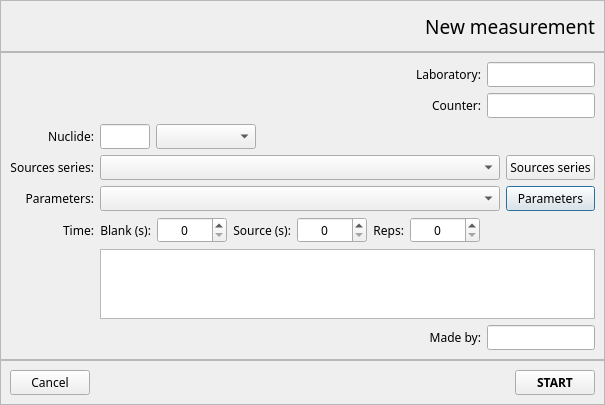
<?xml version="1.0" encoding="UTF-8"?>
<ui version="4.0">
 <class>NewMeasurementDialog</class>
 <widget class="QDialog" name="NewMeasurementDialog">
  <property name="geometry">
   <rect>
    <x>0</x>
    <y>0</y>
    <width>605</width>
    <height>403</height>
   </rect>
  </property>
  <property name="font">
   <font>
    <family>Lucida Sans Unicode</family>
    <pointsize>9</pointsize>
   </font>
  </property>
  <property name="windowTitle">
   <string>New measurement - QTD</string>
  </property>
  <layout class="QVBoxLayout" name="verticalLayout">
   <property name="spacing">
    <number>0</number>
   </property>
   <property name="leftMargin">
    <number>0</number>
   </property>
   <property name="topMargin">
    <number>0</number>
   </property>
   <property name="rightMargin">
    <number>0</number>
   </property>
   <property name="bottomMargin">
    <number>0</number>
   </property>
   <item>
    <widget class="QFrame" name="topFrame">
     <property name="frameShape">
      <enum>QFrame::StyledPanel</enum>
     </property>
     <property name="frameShadow">
      <enum>QFrame::Raised</enum>
     </property>
     <layout class="QHBoxLayout" name="horizontalLayout">
      <item>
       <widget class="QLabel" name="label_9">
        <property name="minimumSize">
         <size>
          <width>32</width>
          <height>32</height>
         </size>
        </property>
        <property name="maximumSize">
         <size>
          <width>32</width>
          <height>32</height>
         </size>
        </property>
        <property name="text">
         <string/>
        </property>
        <property name="pixmap">
         <pixmap resource="../qtd.qrc">:/Image/logoTransparent.png</pixmap>
        </property>
        <property name="scaledContents">
         <bool>true</bool>
        </property>
       </widget>
      </item>
      <item>
       <widget class="QLabel" name="titleDialogLabel">
        <property name="font">
         <font>
          <pointsize>14</pointsize>
         </font>
        </property>
        <property name="text">
         <string>New measurement</string>
        </property>
        <property name="alignment">
         <set>Qt::AlignRight|Qt::AlignTrailing|Qt::AlignVCenter</set>
        </property>
       </widget>
      </item>
     </layout>
    </widget>
   </item>
   <item>
    <widget class="QFrame" name="contentsFrame">
     <property name="sizePolicy">
      <sizepolicy hsizetype="Expanding" vsizetype="Expanding">
       <horstretch>0</horstretch>
       <verstretch>0</verstretch>
      </sizepolicy>
     </property>
     <property name="frameShape">
      <enum>QFrame::StyledPanel</enum>
     </property>
     <property name="frameShadow">
      <enum>QFrame::Raised</enum>
     </property>
     <layout class="QGridLayout" name="gridLayout_7">
      <item row="2" column="0">
       <widget class="QLabel" name="label_2">
        <property name="text">
         <string>Sources series:</string>
        </property>
        <property name="alignment">
         <set>Qt::AlignRight|Qt::AlignTrailing|Qt::AlignVCenter</set>
        </property>
       </widget>
      </item>
      <item row="4" column="0">
       <widget class="QLabel" name="label_4">
        <property name="text">
         <string>Time:</string>
        </property>
        <property name="alignment">
         <set>Qt::AlignRight|Qt::AlignTrailing|Qt::AlignVCenter</set>
        </property>
       </widget>
      </item>
      <item row="2" column="1" rowspan="2">
       <layout class="QGridLayout" name="gridLayout_4">
        <item row="1" column="1">
         <widget class="QPushButton" name="parameters_pushButton">
          <property name="text">
           <string>Parameters</string>
          </property>
         </widget>
        </item>
        <item row="0" column="0">
         <widget class="QComboBox" name="seriesSources_comboBox">
          <property name="sizePolicy">
           <sizepolicy hsizetype="Expanding" vsizetype="Fixed">
            <horstretch>0</horstretch>
            <verstretch>0</verstretch>
           </sizepolicy>
          </property>
         </widget>
        </item>
        <item row="0" column="1">
         <widget class="QPushButton" name="seriesSources_pushButton">
          <property name="text">
           <string>Sources series</string>
          </property>
         </widget>
        </item>
        <item row="1" column="0">
         <widget class="QComboBox" name="parameters_comboBox">
          <property name="sizePolicy">
           <sizepolicy hsizetype="Expanding" vsizetype="Fixed">
            <horstretch>0</horstretch>
            <verstretch>0</verstretch>
           </sizepolicy>
          </property>
         </widget>
        </item>
       </layout>
      </item>
      <item row="4" column="1">
       <layout class="QGridLayout" name="gridLayout_3">
        <item row="0" column="3">
         <widget class="QSpinBox" name="so_spinBox">
          <property name="sizePolicy">
           <sizepolicy hsizetype="Expanding" vsizetype="Fixed">
            <horstretch>0</horstretch>
            <verstretch>0</verstretch>
           </sizepolicy>
          </property>
          <property name="minimumSize">
           <size>
            <width>70</width>
            <height>0</height>
           </size>
          </property>
          <property name="maximumSize">
           <size>
            <width>70</width>
            <height>16777215</height>
           </size>
          </property>
          <property name="alignment">
           <set>Qt::AlignCenter</set>
          </property>
          <property name="maximum">
           <number>999</number>
          </property>
         </widget>
        </item>
        <item row="0" column="2">
         <widget class="QLabel" name="label_6">
          <property name="text">
           <string>Source (s):</string>
          </property>
          <property name="alignment">
           <set>Qt::AlignRight|Qt::AlignTrailing|Qt::AlignVCenter</set>
          </property>
         </widget>
        </item>
        <item row="0" column="1">
         <widget class="QSpinBox" name="bg_spinBox">
          <property name="sizePolicy">
           <sizepolicy hsizetype="Expanding" vsizetype="Fixed">
            <horstretch>0</horstretch>
            <verstretch>0</verstretch>
           </sizepolicy>
          </property>
          <property name="minimumSize">
           <size>
            <width>70</width>
            <height>0</height>
           </size>
          </property>
          <property name="maximumSize">
           <size>
            <width>70</width>
            <height>16777215</height>
           </size>
          </property>
          <property name="alignment">
           <set>Qt::AlignCenter</set>
          </property>
          <property name="maximum">
           <number>999</number>
          </property>
         </widget>
        </item>
        <item row="0" column="5">
         <widget class="QSpinBox" name="reps_spinBox">
          <property name="sizePolicy">
           <sizepolicy hsizetype="Expanding" vsizetype="Fixed">
            <horstretch>0</horstretch>
            <verstretch>0</verstretch>
           </sizepolicy>
          </property>
          <property name="minimumSize">
           <size>
            <width>70</width>
            <height>0</height>
           </size>
          </property>
          <property name="maximumSize">
           <size>
            <width>70</width>
            <height>16777215</height>
           </size>
          </property>
          <property name="alignment">
           <set>Qt::AlignCenter</set>
          </property>
          <property name="maximum">
           <number>999</number>
          </property>
         </widget>
        </item>
        <item row="0" column="0">
         <widget class="QLabel" name="label_5">
          <property name="text">
           <string>Blank (s):</string>
          </property>
          <property name="alignment">
           <set>Qt::AlignRight|Qt::AlignTrailing|Qt::AlignVCenter</set>
          </property>
         </widget>
        </item>
        <item row="0" column="4">
         <widget class="QLabel" name="label_7">
          <property name="text">
           <string>Reps:</string>
          </property>
          <property name="alignment">
           <set>Qt::AlignRight|Qt::AlignTrailing|Qt::AlignVCenter</set>
          </property>
         </widget>
        </item>
        <item row="0" column="6">
         <spacer name="horizontalSpacer_2">
          <property name="orientation">
           <enum>Qt::Horizontal</enum>
          </property>
          <property name="sizeHint" stdset="0">
           <size>
            <width>40</width>
            <height>20</height>
           </size>
          </property>
         </spacer>
        </item>
       </layout>
      </item>
      <item row="1" column="1">
       <layout class="QGridLayout" name="gridLayout_5">
        <item row="0" column="0">
         <widget class="QLineEdit" name="nuclide_lineEdit">
          <property name="minimumSize">
           <size>
            <width>50</width>
            <height>0</height>
           </size>
          </property>
          <property name="maximumSize">
           <size>
            <width>50</width>
            <height>16777215</height>
           </size>
          </property>
          <property name="placeholderText">
           <string/>
          </property>
         </widget>
        </item>
        <item row="0" column="1">
         <widget class="QComboBox" name="mode_comboBox">
          <property name="minimumSize">
           <size>
            <width>100</width>
            <height>0</height>
           </size>
          </property>
          <property name="maximumSize">
           <size>
            <width>100</width>
            <height>16777215</height>
           </size>
          </property>
         </widget>
        </item>
        <item row="0" column="2">
         <spacer name="horizontalSpacer_3">
          <property name="orientation">
           <enum>Qt::Horizontal</enum>
          </property>
          <property name="sizeHint" stdset="0">
           <size>
            <width>148</width>
            <height>20</height>
           </size>
          </property>
         </spacer>
        </item>
       </layout>
      </item>
      <item row="3" column="0">
       <widget class="QLabel" name="label_3">
        <property name="text">
         <string>Parameters:</string>
        </property>
        <property name="alignment">
         <set>Qt::AlignRight|Qt::AlignTrailing|Qt::AlignVCenter</set>
        </property>
       </widget>
      </item>
      <item row="7" column="1">
       <spacer name="verticalSpacer">
        <property name="orientation">
         <enum>Qt::Vertical</enum>
        </property>
        <property name="sizeHint" stdset="0">
         <size>
          <width>20</width>
          <height>0</height>
         </size>
        </property>
       </spacer>
      </item>
      <item row="0" column="1">
       <layout class="QGridLayout" name="gridLayout_9">
        <item row="0" column="1">
         <widget class="QLabel" name="label_11">
          <property name="text">
           <string>Laboratory:</string>
          </property>
          <property name="alignment">
           <set>Qt::AlignRight|Qt::AlignTrailing|Qt::AlignVCenter</set>
          </property>
         </widget>
        </item>
        <item row="0" column="0">
         <spacer name="horizontalSpacer_7">
          <property name="orientation">
           <enum>Qt::Horizontal</enum>
          </property>
          <property name="sizeHint" stdset="0">
           <size>
            <width>148</width>
            <height>20</height>
           </size>
          </property>
         </spacer>
        </item>
        <item row="0" column="2">
         <widget class="QLineEdit" name="company_lineEdit">
          <property name="sizePolicy">
           <sizepolicy hsizetype="Preferred" vsizetype="Fixed">
            <horstretch>0</horstretch>
            <verstretch>0</verstretch>
           </sizepolicy>
          </property>
         </widget>
        </item>
        <item row="1" column="1">
         <widget class="QLabel" name="label_10">
          <property name="text">
           <string>Counter:</string>
          </property>
          <property name="alignment">
           <set>Qt::AlignRight|Qt::AlignTrailing|Qt::AlignVCenter</set>
          </property>
         </widget>
        </item>
        <item row="1" column="2">
         <widget class="QLineEdit" name="counter_lineEdit">
          <property name="sizePolicy">
           <sizepolicy hsizetype="Preferred" vsizetype="Fixed">
            <horstretch>0</horstretch>
            <verstretch>0</verstretch>
           </sizepolicy>
          </property>
         </widget>
        </item>
       </layout>
      </item>
      <item row="6" column="1">
       <layout class="QGridLayout" name="gridLayout_6">
        <item row="0" column="1">
         <widget class="QLineEdit" name="madeBy_lineEdit">
          <property name="sizePolicy">
           <sizepolicy hsizetype="Preferred" vsizetype="Fixed">
            <horstretch>0</horstretch>
            <verstretch>0</verstretch>
           </sizepolicy>
          </property>
          <property name="text">
           <string/>
          </property>
         </widget>
        </item>
        <item row="0" column="0">
         <widget class="QLabel" name="label_8">
          <property name="sizePolicy">
           <sizepolicy hsizetype="Expanding" vsizetype="Preferred">
            <horstretch>0</horstretch>
            <verstretch>0</verstretch>
           </sizepolicy>
          </property>
          <property name="text">
           <string>Made by:</string>
          </property>
          <property name="alignment">
           <set>Qt::AlignRight|Qt::AlignTrailing|Qt::AlignVCenter</set>
          </property>
         </widget>
        </item>
       </layout>
      </item>
      <item row="1" column="0">
       <widget class="QLabel" name="label">
        <property name="text">
         <string>Nuclide:</string>
        </property>
        <property name="alignment">
         <set>Qt::AlignRight|Qt::AlignTrailing|Qt::AlignVCenter</set>
        </property>
       </widget>
      </item>
      <item row="5" column="1">
       <widget class="QTextEdit" name="comment_textEdit">
        <property name="placeholderText">
         <string/>
        </property>
       </widget>
      </item>
     </layout>
    </widget>
   </item>
   <item>
    <widget class="QFrame" name="bottomFrame">
     <property name="frameShape">
      <enum>QFrame::StyledPanel</enum>
     </property>
     <property name="frameShadow">
      <enum>QFrame::Raised</enum>
     </property>
     <layout class="QGridLayout" name="gridLayout">
      <item row="0" column="1">
       <spacer name="horizontalSpacer">
        <property name="orientation">
         <enum>Qt::Horizontal</enum>
        </property>
        <property name="sizeHint" stdset="0">
         <size>
          <width>432</width>
          <height>20</height>
         </size>
        </property>
       </spacer>
      </item>
      <item row="0" column="2">
       <widget class="QPushButton" name="startPushButton">
        <property name="font">
         <font>
          <weight>75</weight>
          <bold>true</bold>
         </font>
        </property>
        <property name="text">
         <string>START</string>
        </property>
        <property name="autoDefault">
         <bool>false</bool>
        </property>
        <property name="default">
         <bool>false</bool>
        </property>
       </widget>
      </item>
      <item row="0" column="0">
       <widget class="QPushButton" name="cancelPushButton">
        <property name="text">
         <string>Cancel</string>
        </property>
        <property name="autoDefault">
         <bool>false</bool>
        </property>
       </widget>
      </item>
     </layout>
    </widget>
   </item>
  </layout>
 </widget>
 <tabstops>
  <tabstop>nuclide_lineEdit</tabstop>
  <tabstop>mode_comboBox</tabstop>
  <tabstop>seriesSources_comboBox</tabstop>
  <tabstop>seriesSources_pushButton</tabstop>
  <tabstop>parameters_comboBox</tabstop>
  <tabstop>parameters_pushButton</tabstop>
  <tabstop>bg_spinBox</tabstop>
  <tabstop>so_spinBox</tabstop>
  <tabstop>reps_spinBox</tabstop>
  <tabstop>comment_textEdit</tabstop>
  <tabstop>madeBy_lineEdit</tabstop>
  <tabstop>startPushButton</tabstop>
  <tabstop>cancelPushButton</tabstop>
 </tabstops>
 <resources>
  <include location="../qtd.qrc"/>
 </resources>
 <connections/>
</ui>
